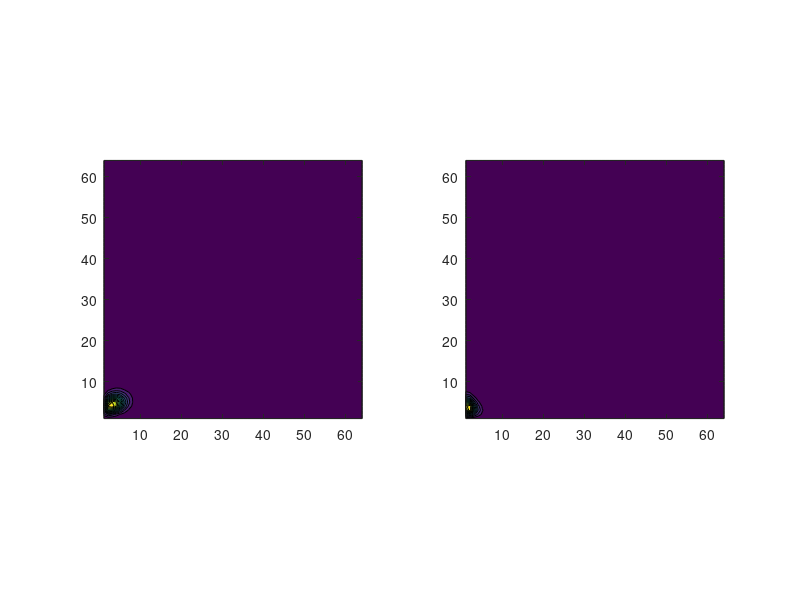
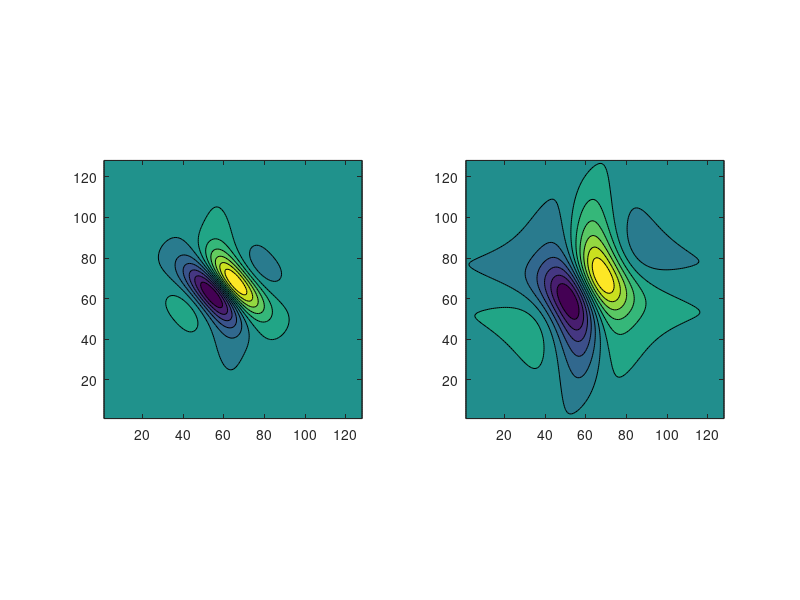
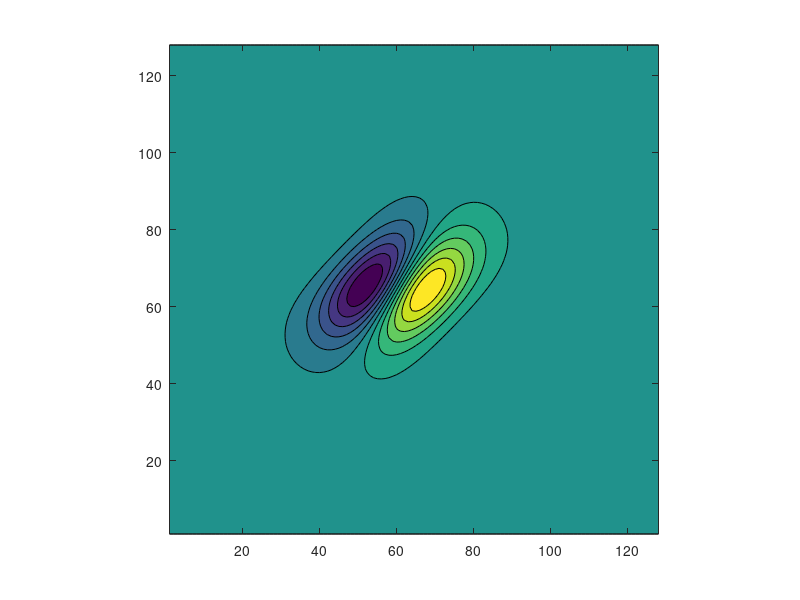

MATLAB code to generate these figures, in order:
% Concepts and Methods of 2D Infrared Spectroscopy
% Peter Hamm and Martin T. Zanni
% This matlab program duplicates Figs. 7.8

% define system parameters
Delta_omega = 5; %linewidth (sigma) in *radians* / ps ! 
tau = 1; % correlation time in ps
w_0 = 0; %the center frequency (0 in the ``rotating frame'')
Delta = 5; % anharmonicity

% define desired population time(s) t_2 with stepsize dt and nt
% data points
t2 = 0.3;
dt = 0.1;
n_t = 64;
n_zp = n_t*2; %zero-padded length (optimal is 2*nt, see section ???)
t=0:dt:(n_t-1)*dt;

Lambda = 1/tau;
disp(['Delta_omega / Lambda = ',num2str(Delta_omega/Lambda)]);
disp(['Delta_omega = ',num2str(Delta_omega),' ps^-1']);
disp(['Lambda = ',num2str(Lambda),' ps^-1']);

% define the kubo lineshape function
g = @(t) Delta_omega^2/Lambda^2.*(exp(-Lambda.*t)-1+Lambda.*t);


[T1,T3] = meshgrid(t,t);
R_r=exp(-1i*w_0.*(-T1+T3)).*exp(-g(T1)+g(t2)-g(T3)-g(T1+t2)-g(t2+T3)+g(T1+t2+T3)).*(2-2.*exp(-sqrt(-1)*Delta.*T3));
R_nr=exp(-1i*w_0.*(T1+T3)).*exp(-g(T1)-g(t2)-g(T3)+g(T1+t2)+g(t2+T3)-g(T1+t2+T3)).*(2-2.*exp(-sqrt(-1)*Delta.*T3));

%the first time points need to be divided by 2 (Sect 9.5.3)
R_r(:,1) = R_r(:,1)/2;
R_r(1,:) = R_r(1,:)/2;
R_nr(:,1) = R_nr(:,1)/2;
R_nr(1,:) = R_nr(1,:)/2;

%this is what we have calculated so far (response functions in the
%time domain)
figure(1),clf
subplot(1,2,1)
contourf(real(R_r),12);
axis equal tight
subplot(1,2,2)
contourf(real(R_nr),12)
axis equal tight

% do the fft
R_r = fft2(R_r,n_zp,n_zp);
R_nr = fft2(R_nr,n_zp,n_zp);

%now frequency domain
figure(2),clf
subplot(1,2,1)
contourf(fftshift(real(R_r')),12); %pump-probe axis convention
%contourf(fftshift(real(R_r)),12); % the (omega_1, omega_3) axis convention
axis equal tight
subplot(1,2,2)
contourf(fftshift(real(R_nr')),12)
%contourf(fftshift(real(R_nr)),12)
axis equal tight

% flip R1 (being careful to keep zero frequency as the first time
% point), add the response functions, take the real part, and
% finally reorganize so that the 0 frequency is in the center
R = fftshift(real(fliplr(circshift(R_r,[0 -1]))+R_nr));
    

figure(3),clf
contourf(R',12) %use R' to display the pump-probe axis convention
%contourf(R,12) %use R to display the (omega_1, omega_3) axis convention
axis equal tight
 
